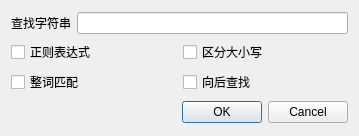
<?xml version="1.0" encoding="UTF-8"?>
<ui version="4.0">
 <class>LogFindDialog</class>
 <widget class="QDialog" name="LogFindDialog">
  <property name="geometry">
   <rect>
    <x>0</x>
    <y>0</y>
    <width>359</width>
    <height>136</height>
   </rect>
  </property>
  <property name="windowTitle">
   <string>Find</string>
  </property>
  <property name="windowIcon">
   <iconset resource="icons.qrc">
    <normaloff>:/tools/find</normaloff>:/tools/find</iconset>
  </property>
  <layout class="QGridLayout" name="gridLayout_2">
   <item row="0" column="0">
    <layout class="QVBoxLayout" name="verticalLayout">
     <item>
      <layout class="QHBoxLayout" name="horizontalLayout_2">
       <item>
        <widget class="QLabel" name="label">
         <property name="text">
          <string>查找字符串</string>
         </property>
        </widget>
       </item>
       <item>
        <widget class="QLineEdit" name="text"/>
       </item>
      </layout>
     </item>
     <item>
      <layout class="QGridLayout" name="gridLayout">
       <item row="1" column="0">
        <widget class="QCheckBox" name="wholeWordsCheckBox">
         <property name="text">
          <string>整词匹配</string>
         </property>
        </widget>
       </item>
       <item row="0" column="0">
        <widget class="QCheckBox" name="regexpCheckBox">
         <property name="text">
          <string>正则表达式</string>
         </property>
        </widget>
       </item>
       <item row="0" column="1">
        <widget class="QCheckBox" name="caseCheckBox">
         <property name="text">
          <string>区分大小写</string>
         </property>
        </widget>
       </item>
       <item row="1" column="1">
        <widget class="QCheckBox" name="backwardsCheckBox">
         <property name="text">
          <string>向后查找</string>
         </property>
        </widget>
       </item>
      </layout>
     </item>
    </layout>
   </item>
   <item row="1" column="0">
    <widget class="QDialogButtonBox" name="buttonBox">
     <property name="orientation">
      <enum>Qt::Horizontal</enum>
     </property>
     <property name="standardButtons">
      <set>QDialogButtonBox::Cancel|QDialogButtonBox::Ok</set>
     </property>
     <property name="centerButtons">
      <bool>false</bool>
     </property>
    </widget>
   </item>
  </layout>
 </widget>
 <resources>
  <include location="icons.qrc"/>
 </resources>
 <connections>
  <connection>
   <sender>buttonBox</sender>
   <signal>accepted()</signal>
   <receiver>LogFindDialog</receiver>
   <slot>accept()</slot>
   <hints>
    <hint type="sourcelabel">
     <x>248</x>
     <y>254</y>
    </hint>
    <hint type="destinationlabel">
     <x>157</x>
     <y>274</y>
    </hint>
   </hints>
  </connection>
  <connection>
   <sender>buttonBox</sender>
   <signal>rejected()</signal>
   <receiver>LogFindDialog</receiver>
   <slot>reject()</slot>
   <hints>
    <hint type="sourcelabel">
     <x>316</x>
     <y>260</y>
    </hint>
    <hint type="destinationlabel">
     <x>286</x>
     <y>274</y>
    </hint>
   </hints>
  </connection>
 </connections>
</ui>
